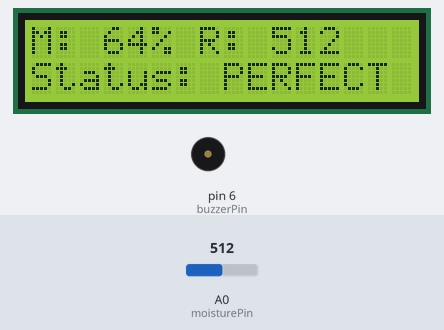
This sketch was run on a simulated Arduino Uno, built with avr-gcc and run on an emulated ATmega328P. Parts: 16×2 character LCD, buzzer (waves = sounding, pin HIGH). The test bench sets the inputs (shaded band); at power-on: A0 (moisturePin) = 512.

Above: at 1.2 s.
1.3 s: A0 (moisturePin) set to 680
At 2.2 s:
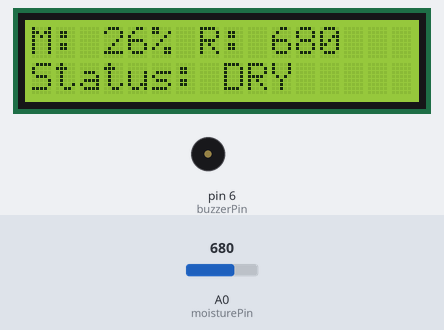
3.2 s: A0 (moisturePin) set to 704
At 3.5 s:
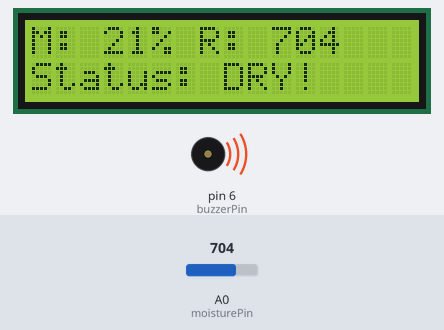
6.3 s: A0 (moisturePin) set to 306
At 7.5 s:
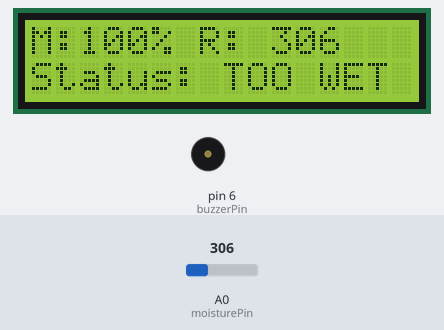
Timing chart, 0 to 9.3 s (numbered marks = the images above; inputs shaded):
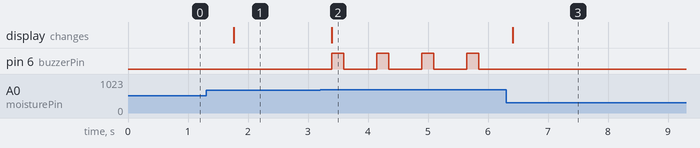

The sketch:

arduino.ino
```cpp
#include <Wire.h>
#include <LiquidCrystal_I2C.h>
#include <SoftwareSerial.h> // এই লাইনটি যোগ করুন
SoftwareSerial BT(2, 3);    // এই লাইনটি যোগ করুন (RX=2, TX=3)


// I2C LCD ডিসপ্লে সেটআপ (অ্যাড্রেস 0x3F, ১৬ কলাম, ২ সারি)
LiquidCrystal_I2C lcd(0x3F, 16, 2);

// পিন ডিফাইন
const int moisturePin = A0; // সেন্সরের AO পিন আর্ডুইনোর A0-তে
const int buzzerPin = 6; // বাজার আর্ডুইনোর D6 পিনে

// সেন্সরের শুকনো ও ভেজা অবস্থার মান (ক্যালিব্রেশন)
const int AirValue = 800; // সম্পূর্ণ শুকনো বাতাসে অ্যানালগ মান
const int WaterValue = 350; // পানিতে বা খুব ভেজা মাটিতে অ্যানালগ মান

void setup() {
  pinMode(buzzerPin, OUTPUT);
  digitalWrite(buzzerPin, LOW); // শুরুতে বাজার বন্ধ থাকবে

  // LCD ডিসপ্লে চালু করা
  lcd.init();
  lcd.backlight();     // ব্যাকলাইট অন করা
  BT.begin(9600); // এই লাইনটি setup() এর ভেতরে যোগ করুন

}

void loop() {
  // ১. সেন্সর থেকে অ্যানালগ ডেটা (Raw Data) পড়া
  int rawValue = analogRead(moisturePin);

  // ২. অ্যানালগ মানকে ০% থেকে ১০০% এ রূপান্তর করা
  int moisturePercent = map(rawValue, AirValue, WaterValue, 0, 100);
  moisturePercent = constrain(moisturePercent, 0, 100);

  // ৩. LCD ডিসপ্লে ডিজাইন (১ম লাইন)
  lcd.setCursor(0, 0);
  lcd.print("M:");
  if (moisturePercent < 10) lcd.print("  ");
  else if (moisturePercent < 100) lcd.print(" ");
  lcd.print(moisturePercent);
  lcd.print("%");

  lcd.print(" R:");
  if (rawValue < 10) lcd.print("   ");
  else if (rawValue < 100) lcd.print("  ");
  else if (rawValue < 1000) lcd.print(" ");
  lcd.print(rawValue);
  lcd.print(" ");

  // ৪. LCD ডিসপ্লে ডিজাইন (২য় লাইন - স্ট্যাটাস)
  lcd.setCursor(0, 1);

  if (moisturePercent < 25) {
    lcd.print("Status: DRY!    ");
    digitalWrite(buzzerPin, HIGH); // বাজার চালু
    delay(200);
    digitalWrite(buzzerPin, LOW); // বিপ বিপ শব্দের জন্য
  } else if (moisturePercent >= 25 && moisturePercent < 50) {
    lcd.print("Status: DRY     ");
    digitalWrite(buzzerPin, LOW); // বাজার বন্ধ
  } else if (moisturePercent >= 50 && moisturePercent < 75) {
    lcd.print("Status: PERFECT ");
    digitalWrite(buzzerPin, LOW); // বাজার বন্ধ
  } else {
    lcd.print("Status: TOO WET ");
    digitalWrite(buzzerPin, LOW); // বাজার বন্ধ
  }
    // এই অংশটুকু loop() এর শেষে যোগ করুন
  BT.print("M: ");
  BT.print(moisturePercent);
  BT.print("% | Raw: ");
  BT.println(rawValue);


  delay(500); // প্রতি আধা সেকেন্ড পর পর ডিসপ্লে আপডেট হবে
}
```

Measured:
- the behaviour switches between 687 and 688 on A0 (moisturePin) (found by bisection; images 1 and 2)
- after the input at 1.3 s, the display: changes after 0.46 s (image 1)
- after the input at 3.2 s, pin 6 (buzzerPin): alternates HIGH for 0.20 s and LOW for 0.55 s, starting after 0.19 s; the display: changes after 0.19 s (image 2)
- after the input at 6.3 s, pin 6 (buzzerPin): stops changing and stays LOW; the display: changes after 0.11 s (image 3)
